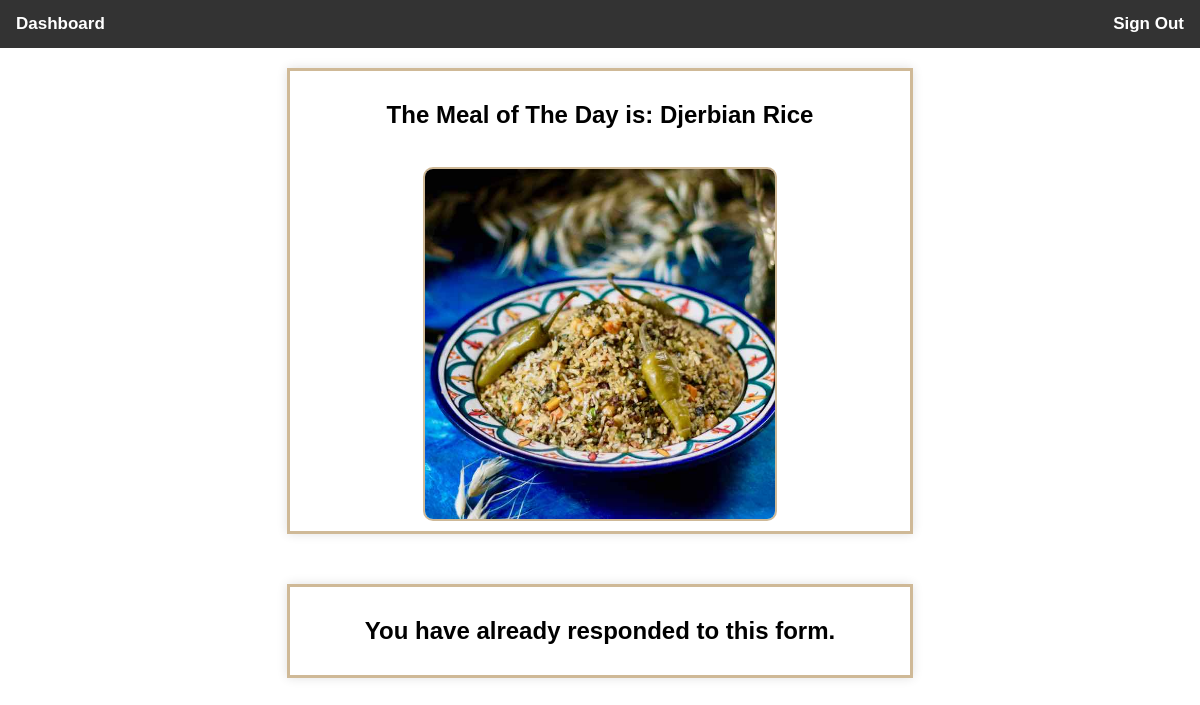
Page /Student_dashboard.php?name=fedi lejmi&studentid=1 (signed in) on the committed database.
### tables this page shows
CREATE TABLE `meal` (
  `meal_id` int(255) NOT NULL,
  `chef_id` int(2) NOT NULL,
  `Name` varchar(255) NOT NULL,
  `Date` varchar(255) NOT NULL,
  `Ingredients` text NOT NULL,
  `image` text NOT NULL,
  `no_coming` int(255) NOT NULL,
  `no_bread` int(255) NOT NULL
);

### Student_dashboard.php (the view, shortened to what this page needs)
<html>
<head>
    <link rel="stylesheet" href="styles/navbar.css">
    <link rel="stylesheet" href="styles/chef_form.css">
    <link rel="stylesheet" href="styles/student_style.css">
</head>
<body>
<div class="topnav">
    <a class="active" href="#">Dashboard</a>
    <a class="sign_out" onclick="sessionStorage.clear(); window.location.href = 'Student_Login.php';"  style="cursor:pointer;" >Sign Out</a>
</div>
<?php
$conn=mysqli_connect("localhost","root","","noq");
$req="SELECT * FROM meal ORDER BY meal_id DESC LIMIT 1";
$res=mysqli_query($conn,$req);
$row = mysqli_fetch_assoc($res);
if ($res)
{
    if  (mysqli_num_rows($res)!=0)
    {
        $student_id = $_GET["studentid"];
        echo "<div class='container'>";
        echo "<h2>The Meal of The Day is:"." ".ucwords($row['Name'])."</h2><br>";
        echo "<img src='".$row['image']."' width = 350 height = 350 >";
        $req1="SELECT * FROM student WHERE student_id='$student_id'";
        $res1=mysqli_query($conn,$req1);
        $row1=mysqli_fetch_assoc($res1);
        if ($row1["allergy"] == "yes"){
            echo "<h4>The ingredients are:"." ".$row['Ingredients']."</h4><br></div>";
        }
        else{
            echo "</div>";
        }
        if (intval($row1["last_meal_sub"]) == intval($row["meal_id"])){
           echo "<div class='container'". "style='margin-top: 50; margin-bottom: 20'>"."<h2>You have already responded to this form.</h2>
        </div>";
        }
    }
    else{
        echo "<div class='container'> No Meal for the Day!<br></div>";
    }
}
?>
</body>
</html>

### styles/navbar.css (style rules this page uses)
body { margin: 0; font-family: Arial, Helvetica, sans-serif; background-color: #ffffff; }
.topnav { overflow: hidden; background-color: #333; }
.topnav a { float: left; color:white; font-weight: bold; transition: all 0.3s ease-in-out; text-align: center; padding: 14px 16px; text-decoration: none; font-size: 17px; }
.topnav a.sign_out { float: right; color:white; font-weight: bold; transition: all 0.3s ease-in-out; text-align: center; padding: 14px 16px; text-decoration: none; font-size: 17px; }

### styles/chef_form.css (style rules this page uses)
body { background-color: white; }

### styles/student_style.css (style rules this page uses)
div.container { margin: auto; margin-top: 20px; width: 50%; border: 3px solid #CFB997; padding: 10px; background-color: white; box-shadow: 0 0 10px #E1E1E1; display: flex; flex-direction: column; align-items: center; }
img { border: 2px solid #CFB997; border-radius: 10px; box-shadow: 0 0 10px white; }

### rows in the picture
meal: Name "Djerbian Rice", image (picture)
